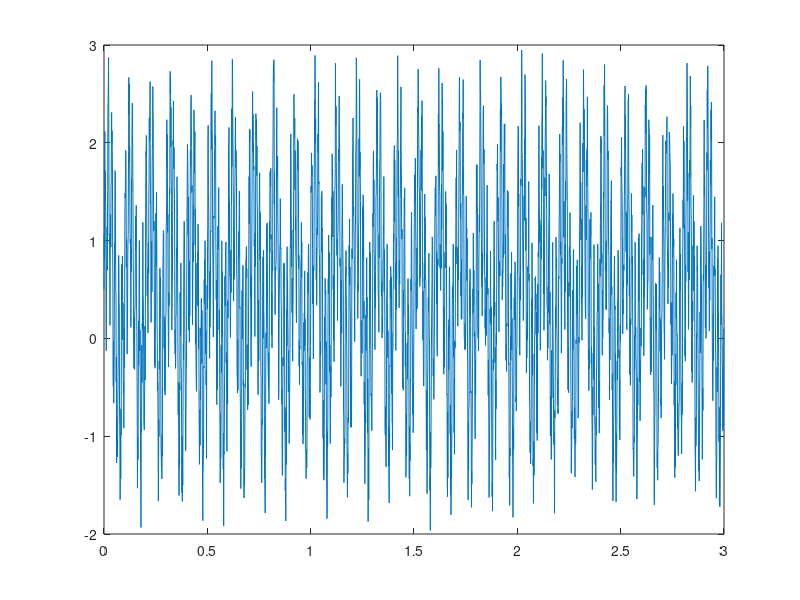
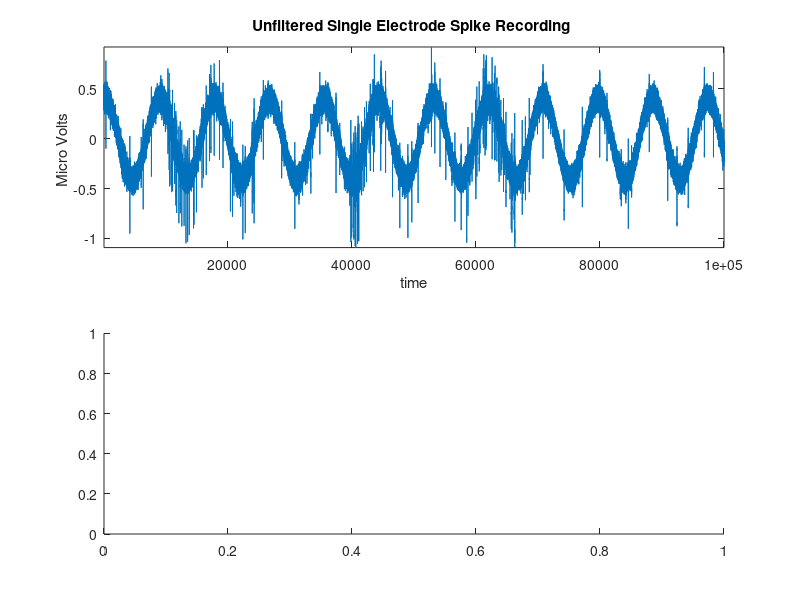

Source code (MATLAB) for these figures, in order: (Note: this script raises an error after producing the figures.)

%%%%%%%%%%%%%%%%%%%%%%%%%%%%%%%%%%%%%%%%%%%%%%%%%%%%%%%%%%%%%%%%%%%%%%%%%%
%
%                                Class 3
%                            Signal Processing
%
%%%%%%%%%%%%%%%%%%%%%%%%%%%%%%%%%%%%%%%%%%%%%%%%%%%%%%%%%%%%%%%%%%%%%%%%%%

% Note that you will need the Signal Processing Toolbox for some of the
% function
clear all
close all

%% Simulating data in MATLAB
%%%%%%%%%%%%%%%%%%%%%%%%%%%%%%%%%%%%%%%%%%%%%%%%%%%%%%%%%%%%%%%%%%%%%%%%%%

% you can use the rand, randn, and randi functions
randn(1) % returns random number taken from normal dist
randi(1) % retruns random number of maximum i
rand(1) % returns random number between 0 and 1

randn(10)
randn(1,10)
randi(100, [1,10])
randi(100, [10])
rand(10)
rand(1,10)

% simulate data based on distributions
X = normrnd(1,2,1e3,1); % mu, sigma and how many samples 
X = gamrnd(1,2,1e3,1); % shape and scale, sample size

% simulate oscilatory data with sin
fs = 1000; % Sampling frequency (samples per second) 
dt = 1/fs; % seconds per sample 
StopTime = 3; % seconds 
t = (0:dt:StopTime)'; % seconds 
F = 60; % Sine wave frequency (hertz) 
data = sin(2*pi*F*t);
figure
plot(t,data)

% add noise
data = sin(2*pi*F*t)+rand(length(data),1);
plot(t,data)

% nest signals 
F2=10;
data = sin(2*pi*F*t)+rand(length(data),1) +  sin(2*pi*F2*t);
plot(t,data)


% exercise 1
%%%%%%%%%%%%%%%%%%%%%%%%%%%

%try generating random numbers between -1 and 1 using rand

% try generating random doubles between 1 and 10 using rand

% try generating random doubles between 5 and 25 using randi

% generate a oscilatory signal that monotonically decreases over time



%% Data Smoothing
%%%%%%%%%%%%%%%%%%%%%%%%%%%%%%%%%%%%%%%%%%%%%%%%%%%%%%%%%%%%%%%%%%%%%%%%%%

load('./justafolderwithdata/raw_spike_data.mat') % load spiking data recorded from electrode array
sr=44100; % sampling rate of the electrode array
% plot data
figure
subplot(2,1,1)
plot(raw_spike_data) % plot data to visualize spikes and time series
axis tight; 
xlabel('time');
ylabel('Micro Volts ');
title('Unfiltered Single Electrode Spike Recording '); 

% Lets try smoothig out some of those high frequency components 
subplot(2,1,2)
plot(smooth(raw_spike_data)) 
axis tight; 
xlabel('time');
ylabel('Micro Volts ');
title('Unfiltered Single Electrode Spike Recording ');

subplot(2,1,2)
plot(smooth(raw_spike_data, 20)) % plot data to visualize spikes and time series
axis tight; 
xlabel('time');
ylabel('Micro Volts ');
title('Unfiltered Single Electrode Spike Recording ');

subplot(2,1,2)
plot(smoothdata(raw_spike_data)) % plot data to visualize spikes and time series
axis tight; 
xlabel('time');
ylabel('Micro Volts ');
title('Unfiltered Single Electrode Spike Recording ');


% detrend works by removing linear trend in data 
fs = 1000; % Sampling frequency (samples per second) 
dt = 1/fs; % seconds per sample 
StopTime = 3; % seconds 
t = (0:dt:StopTime)'; % seconds 
F = 60; % Sine wave frequency (hertz) 
F2=10;
data = sin(2*pi*F*t);
data = sin(2*pi*F*t)+rand(length(data),1) +  sin(2*pi*F2*t) + 1/length(data)*[1:length(data)]';
plot(t,data)
plot(t,detrend(data))

%% Normalizing data and removing outliers
%%%%%%%%%%%%%%%%%%%%%%%%%%%%%%%%%%%%%%%%%%%%%%%%%%%%%%%%%%%%%%%%%%%%%%%%%%

% generate random data
temp_data=randi(100,10);
% try removing the data's mean
temp_data-mean(temp_data)
temp_data-mean(temp_data,2)
temp_data-mean(mean(temp_data))

% normalize 
normalize(temp_data)
normalize(temp_data, 'range')
normalize(temp_data, 'center')
% normalize does the equevelant of ....
(temp_data-mean(temp_data))./std(temp_data)

% filloutliers can remove data that does not seem to belong
data = sin(2*pi*F*t)+rand(length(data),1) +  sin(2*pi*F2*t)
data(randi(length(data),1,50))=100;
plot(t,data)           
plot(filloutliers(data, 'linear'))


%% Spectral Power, FFTs, and PSDs
%%%%%%%%%%%%%%%%%%%%%%%%%%%%%%%%%%%%%%%%%%%%%%%%%%%%%%%%%%%%%%%%%%%%%%%%%%

Fs = 1000;            % Sampling frequency                    
T = 1/Fs;             % Sampling period       
L = 10000;             % Length of signal
t = (0:L-1)*T;        % Time vector

S = 0.7*sin(2*pi*33*t) + sin(2*pi*153*t) + 3*sin(2*pi*222*t);
X = S + 2*randn(size(t));

Y = fft(X);

P2 = abs(Y/L);
P1 = P2(1:L/2+1);
P1(2:end-1) = 2*P1(2:end-1);


f = Fs*(0:(L/2))/L;
figure
subplot(1,2,1)
plot(X)
subplot(1,2,2)
plot(f,P1) 
title('Single-Sided Amplitude Spectrum of X(t)')
xlabel('f (Hz)')
ylabel('|P1(f)|')

% repeat the same process without the random noise
Y = fft(S);

P2 = abs(Y/L);
P1 = P2(1:L/2+1);
P1(2:end-1) = 2*P1(2:end-1);


f = Fs*(0:(L/2))/L;
figure
subplot(1,2,1)
plot(X)
subplot(1,2,2)
plot(f,P1) 
title('Single-Sided Amplitude Spectrum of X(t)')
xlabel('f (Hz)')
ylabel('|P1(f)|')

% let us try another signal 
S = 0.7*sin(2*pi*33*t) + sin(2*pi*153*t) + 10*sin(2*pi*222*t);
X = S + 2*randn(size(t));

Y = fft(X);

P2 = abs(Y/L); % P2 is the two sided spectrum (we only want a one sided spectrum) 
P1 = P2(1:L/2+1);
P1(2:end-1) = 2*P1(2:end-1);

f = Fs*(0:(L/2))/L;
figure
subplot(1,2,1)
plot(X)
subplot(1,2,2)
plot(f,P1) 
title('Single-Sided Amplitude Spectrum of X(t)')
xlabel('f (Hz)')
ylabel('|P1(f)|')

% try taking an fft of an image, what would the frequency space of an image
% look like? 
image=imread('./MemeFolder/ladygaga5.jpg'); % read in image to MATLAB
image=mean(double(image),3);
Y = fft2(image);
figure
subplot(1,2,1)
imagesc(image)
subplot(1,2,2)
imagesc(log(abs(fftshift(Y))))

image=imread('./MemeFolder/joanne.jpg'); % read in image to MATLAB
image=mean(double(image),3);
Y = fft2(image);
figure
subplot(1,2,1)
imagesc(image)
subplot(1,2,2)
imagesc(log(abs(fftshift(Y))))

% PSD using the welch method
pwelch(X)

S = 0.7*sin(2*pi*33*t) + sin(2*pi*153*t) + 10*sin(2*pi*222*t);
X = S + 2*randn(size(t));

[pxx,f] = pwelch(X,500,300,500,Fs);
figure
plot(f,10*log10(pxx))

xlabel('Frequency (Hz)')
ylabel('PSD (dB/Hz)')

[pxx,f] = pwelch(X,1000,500,500,Fs);
figure
plot(f,10*log10(pxx))

xlabel('Frequency (Hz)')
ylabel('PSD (dB/Hz)')


[pxx,f] = pwelch(X,100,50,500,Fs);
figure
plot(f,10*log10(pxx))

xlabel('Frequency (Hz)')
ylabel('PSD (dB/Hz)')


%% Filtering Data
%%%%%%%%%%%%%%%%%%%%%%%%%%%%%%%%%%%%%%%%%%%%%%%%%%%%%%%%%%%%%%%%%%%%%%%%%%

sr=44100; % sampling rate of the electrode array
figure
subplot(2,1,1)
plot(raw_spike_data) % plot data to visualize spikes and time series
axis tight; 
xlabel('time');
ylabel('Micro Volts ');
title('Unfiltered Single Electrode Spike Recording '); % clear slow drifts in data that need to be removed

% create and apply bandpass butter worth filter
[b,a] = butter(3,[500/(sr/2) 8000/(sr/2)], 'bandpass'); % create butterworth filter 
filtered_data=filter(b,a,raw_spike_data); % apply butter worth filter 

xlabel('Frequency (Hz)')
ylabel('PSD (dB/Hz)')


% create and apply lowpass butter worth filter
[b,a] = butter(3,[100/(sr/2)], 'low'); % create butterworth filter 
filtered_data=filter(b,a,raw_spike_data); % apply butter worth filter 

% plot filtered data with unfiltered data 
subplot(2,1,2)
plot(filtered_data)
axis tight;
xlabel('time');
ylabel('Micro Volts ');
title('Filtered Single Electrode Spike Recording ');


% create and apply highpass butter worth filter
[b,a] = butter(3,[500/(sr/2)], 'high'); % create butterworth filter 
filtered_data=filter(b,a,raw_spike_data); % apply butter worth filter 

% plot filtered data with unfiltered data 
subplot(2,1,2)
plot(filtered_data)
axis tight;
xlabel('time');
ylabel('Micro Volts ');
title('Filtered Single Electrode Spike Recording ');


% lets try FIR filters 
load chirp % load data
Fs=8192;
t = (0:length(y)-1)/(Fs/2);

%create filter for data
bhi = fir1(34,100/(Fs/2),'low');
freqz(bhi,1)
outhi = filter(bhi,1,y); % filter data

% plot results 
figure
subplot(2,1,1)
plot(t,y)
title('Original Signal')
ys = ylim;

subplot(2,1,2)
plot(t,outhi)
title('Highpass Filtered Signal')
xlabel('Time (s)')
ylim(ys)

soundsc(y)
pause(2)
soundsc(outhi)


bhi = fir1(34,[100/(Fs/2) 1000/(Fs/2) ],'bandpass');
freqz(bhi,1)

outhi = filter(bhi,1,y);
figure
subplot(2,1,1)
plot(t,y)
title('Original Signal')
ys = ylim;

subplot(2,1,2)
plot(t,outhi)
title('Highpass Filtered Signal')
xlabel('Time (s)')
ylim(ys)

soundsc(y)
pause(2)
soundsc(outhi)


bhi = fir1(34,[100/(Fs/2) 4000/(Fs/2) ],'bandpass');
freqz(bhi,1)

outhi = filter(bhi,1,y);
figure
subplot(2,1,1)
plot(t,y)
title('Original Signal')
ys = ylim;

subplot(2,1,2)
plot(t,outhi)
title('Highpass Filtered Signal')
xlabel('Time (s)')
ylim(ys)

soundsc(y)
pause(2)
soundsc(outhi)

% butterworth filters are commonly used in neuroscience 

fc1 = 30;
fc2 = 300;
fs = 1000;

[b,a] = butter(6,[fc1/(fs/2) fc2/(fs/2)]);
figure
freqz(b,a) 

% what happend when you change the filter order?
fc1 = 30;
fc2 = 300;
fs = 1000;

[b,a] = butter(12,[fc1/(fs/2) fc2/(fs/2)]);
figure
freqz(b,a) 

fc1 = 30;
fc2 = 300;
fs = 1000;

[b,a] = butter(2,[fc1/(fs/2) fc2/(fs/2)]);
figure
freqz(b,a) 


fc1 = 30;
fc2 = 300;
fs = 1000;

[b,a] = butter(20,[fc1/(fs/2) fc2/(fs/2)]);
figure
freqz(b,a) 

% exercise 2
%%%%%%%%%%%%%%%%%%%%%%%%%%%
%try highpass and lowpass filtering the electrophysiology data into
% fast and slow oscilatory components. Try adding them back together and
% see what happens, try moving around the filter frequency. What could be
% causing this?


%% Hilbert Transformation
%%%%%%%%%%%%%%%%%%%%%%%%%%%%%%%%%%%%%%%%%%%%%%%%%%%%%%%%%%%%%%%%%%%%%%%%%%
% generate oscillatory data
Fs = 1000;            % Sampling frequency                    
T = 1/Fs;             % Sampling period       
L = 1000;             % Length of signal
t = (0:L-1)*T;        % Time vector
F = 60; % Sine wave frequency (hertz) 
F2=10;

data=zeros(1000,1);
data = sin(2*pi*F*t) + rand(length(data),1)' +  sin(2*pi*F2*t) + 1/length(data)*[1:length(data)];
figure
plot(t,data)

% get the hilbert transform of data
hil=hilbert(data); % notice that the data is stored as complex not int or double

subplot(1,2,1)
plot(t,data)
hold on
plot(t,abs(hil), '-r')
subplot(1,2,2)
plot(t,angle(hil))


data = sin(2*pi*2*t).*sin(2*pi*F*t) ;
figure
plot(t,data)

hil=hilbert(data);

subplot(1,2,1)
plot(t,data)
hold on
plot(t,abs(hil), '-r')
subplot(1,2,2)
plot(t,angle(hil))

hil=hilbert(raw_spike_data);
figure
subplot(1,2,1)
plot(raw_spike_data)
hold on
plot(abs(hil), '-r')
subplot(1,2,2)
plot(angle(hil))

% run above analysis by filtering data and concatinating instantaneous
% power

% generate oscillatory data
Fs = 1000;            % Sampling frequency                    
T = 1/Fs;             % Sampling period       
L = 1000;             % Length of signal
t = (0:L-1)*T;        % Time vector
data = sin(2*pi*5*t)+sin(2*pi*25*t) + sin(2*pi*60*t) ;

bhi = fir1(34,[10/(Fs/2) ],'low');
freqz(bhi,1)

outhi1 = filter(bhi,1,data);

bhi = fir1(34,[20/(Fs/2) 30/(Fs/2) ],'bandpass');
freqz(bhi,1)

outhi2 = filter(bhi,1,data);

bhi = fir1(34,[40/(Fs/2) 50/(Fs/2) ],'bandpass');
freqz(bhi,1)

outhi3 = filter(bhi,1,data);

bhi = fir1(34,[50/(Fs/2) 60/(Fs/2) ],'bandpass');
freqz(bhi,1)

outhi4 = filter(bhi,1,data);

figure
subplot(5,1,1)
plot(data)
subplot(5,1,2)
plot(outhi1)
subplot(5,1,3)
plot(outhi2)
subplot(5,1,4)
plot(outhi3)
subplot(5,1,5)
plot(outhi4)

data4hil=[outhi1;outhi2; outhi3; outhi4]';
hil=hilbert(data4hil);

figure
imagesc(abs(hil'))


%% Finding peaks 
%%%%%%%%%%%%%%%%%%%%%%%%%%%%%%%%%%%%%%%%%%%%%%%%%%%%%%%%%%%%%%%%%%%%%%%%%%

% threshold data to find peaks (i.e., spikes) with MATLAB's findpeaks
[pks,locs]=findpeaks(-1*filtered_data, 'MinPeakHeight',0.3); 
% TIP input the inverse of the data (i.e. -1*) as findpeaks looks
% for local maxima and not minima

% Plot peaks found
figure 
plot(filtered_data)
hold on;
scatter(locs,-1*pks)
axis tight;
xlabel('time');
ylabel('Micro Volts ');
title('Filtered Single Electrode Spike Recording ');

% MinPeakProminence
[pks,locs]=findpeaks(-1*filtered_data, 'MinPeakProminence',0.3); 

% Plot peaks found
figure 
plot(filtered_data)
hold on;
scatter(locs,-1*pks)
axis tight;
xlabel('time');
ylabel('Micro Volts ');
title('Filtered Single Electrode Spike Recording ');

% Threshold
[pks,locs]=findpeaks(-1*filtered_data, 'Threshold',0.1); 

% Plot peaks found
figure 
plot(filtered_data)
hold on;
scatter(locs,-1*pks)
axis tight;
xlabel('time');
ylabel('Micro Volts ');
title('Filtered Single Electrode Spike Recording ');

% exercise 3
%%%%%%%%%%%%%%%%%%%%%%%%%%%

%try using the mean, median, and std of the data determine the cutoff for
%detecting peaks.